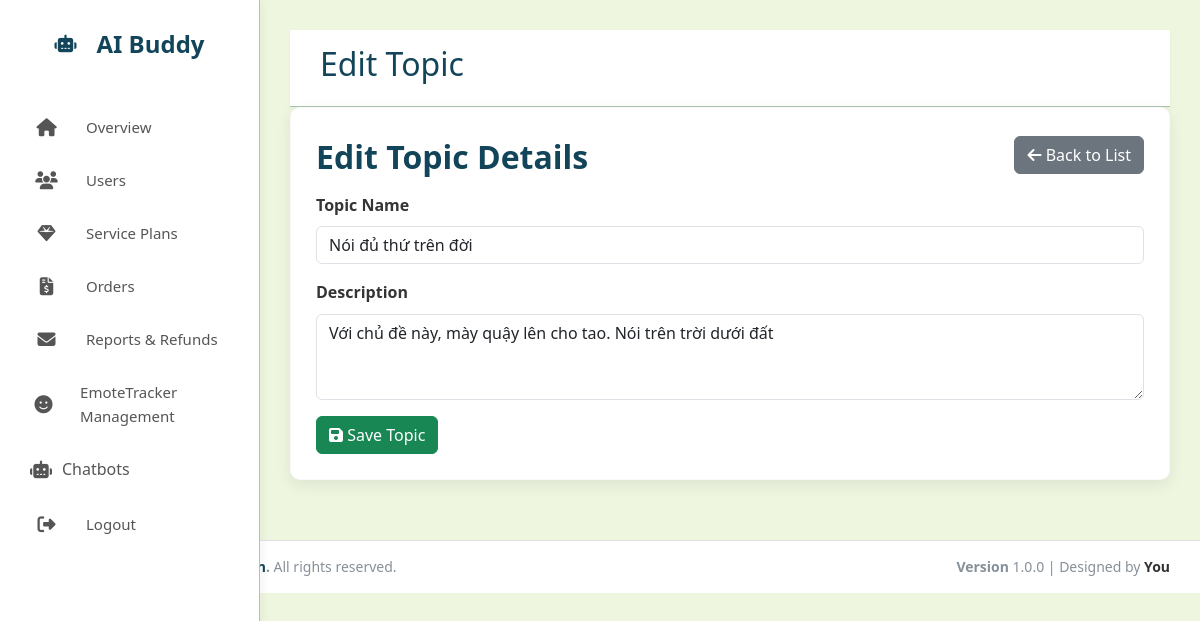
The app's page /admin_aibuddy/modules/chatbot/views/topics/form.php?id=8 (signed in) with its own data.
### tables this page shows
CREATE TABLE `topic` (
  `TopicID` int(11) NOT NULL,
  `TopicName` varchar(100) NOT NULL,
  `Description` text DEFAULT NULL
);

### admin_aibuddy/modules/chatbot/controllers/TopicController.php (called while the page is built, shortened)
<?php
require_once __DIR__ . '/../../../config/db.php';
require_once __DIR__ . '/../models/AdminTopic.php';
class TopicController {
    private $model;
    public function __construct() {
        global $conn;
        $this->model = new AdminTopic($conn);
    }
    public function edit($id) {
        return $this->model->getById($id);
    }
}
?>

### admin_aibuddy/modules/chatbot/models/AdminTopic.php (called while the page is built, shortened)
<?php
class AdminTopic {
    private $conn;
    public function __construct($conn) {
        $this->conn = $conn;
    }
    public function getById($id) {
        $stmt = $this->conn->prepare("SELECT * FROM topic WHERE TopicID = ?");
        $stmt->bind_param("i", $id);
        $stmt->execute();
        $result = $stmt->get_result();
        return $result->fetch_assoc();
    }
}
?>

### admin_aibuddy/modules/chatbot/views/topics/form.php (the view, shortened to what this page needs)
<?php
require_once __DIR__ . '/../../controllers/TopicController.php';
$controller = new TopicController();
$controller->save();
$topic = null;
if (isset($_GET['id'])) {
    $topic = $controller->edit($_GET['id']);
}
include __DIR__ . '/../../../../includes/header.php';
include __DIR__ . '/../../../../includes/sidebar.php';
?>
<div class="main-content">
    <div class="top-navbar">
        <h2><?php echo $topic ? 'Edit Topic' : 'Create New Topic'; ?></h2>
    </div>
    <div class="card-box">
        <div class="d-flex justify-content-between align-items-center mb-3">
            <h3><?php echo $topic ? 'Edit Topic Details' : 'Add New Topic'; ?></h3>
            <a href="index.php" class="btn btn-secondary"><i class="fas fa-arrow-left"></i> Back to List</a>
        </div>
        <form method="POST">
            <div class="mb-3">
                <label class="form-label fw-bold">Topic Name</label>
                <input type="text" class="form-control" name="TopicName" value="<?php echo $topic['TopicName'] ?? ''; ?>" required placeholder="e.g. Exam Stress">
            </div>
            <div class="mb-3">
                <label class="form-label fw-bold">Description</label>
                <textarea class="form-control" name="Description" rows="3" required placeholder="What is this topic about?"><?php echo $topic['Description'] ?? ''; ?></textarea>
            </div>
            <button type="submit" class="btn btn-success"><i class="fas fa-save"></i> Save Topic</button>
        </form>
    </div>
</div>
<?php include __DIR__ . '/../../../../includes/footer.php'; ?>

### admin_aibuddy/assets/css/style.css (style rules this page uses)
:root { --primary-dark: #01161e; --primary: #124559; --primary-light: #598392; --accent: #33c6e7; --light: #aec3b0; --background: #eff6e0; --white: #ffffff; --gray: #d9d9d9; --text: #353535; --card-shadow: 0 5px 15px rgba(0, 0, 0, 0.08); --radius: 10px; --sidebar-width: 260px; }
* { box-sizing: border-box; }
body { font-family: 'Segoe UI', Tahoma, Geneva, Verdana, sans-serif; background-color: var(--background); color: var(--text); margin: 0; line-height: 1.6; }
.main-content { margin-left: var(--sidebar-width); padding: 30px; }
.top-navbar { background: var(--white); padding: 15px 30px; display: flex; justify-content: space-between; align-items: center; box-shadow: 0 2px 5px rgba(0,0,0,0.03); border-bottom: 1px solid var(--light); }
.card-box { background-color: var(--white); border-radius: var(--radius); box-shadow: var(--card-shadow); padding: 25px; transition: transform 0.3s ease; height: 100%; border: 1px solid rgba(0,0,0,0.02); }
.card-box h3 { font-size: 32px; font-weight: 700; margin: 5px 0 0 0; color: var(--primary); }
h2 { color: var(--primary); }

### records on screen
topic: TopicName "Nói đủ thứ trên đời", Description "Với chủ đề này, mày quậy lên cho tao. Nói trên trời dưới đất"
